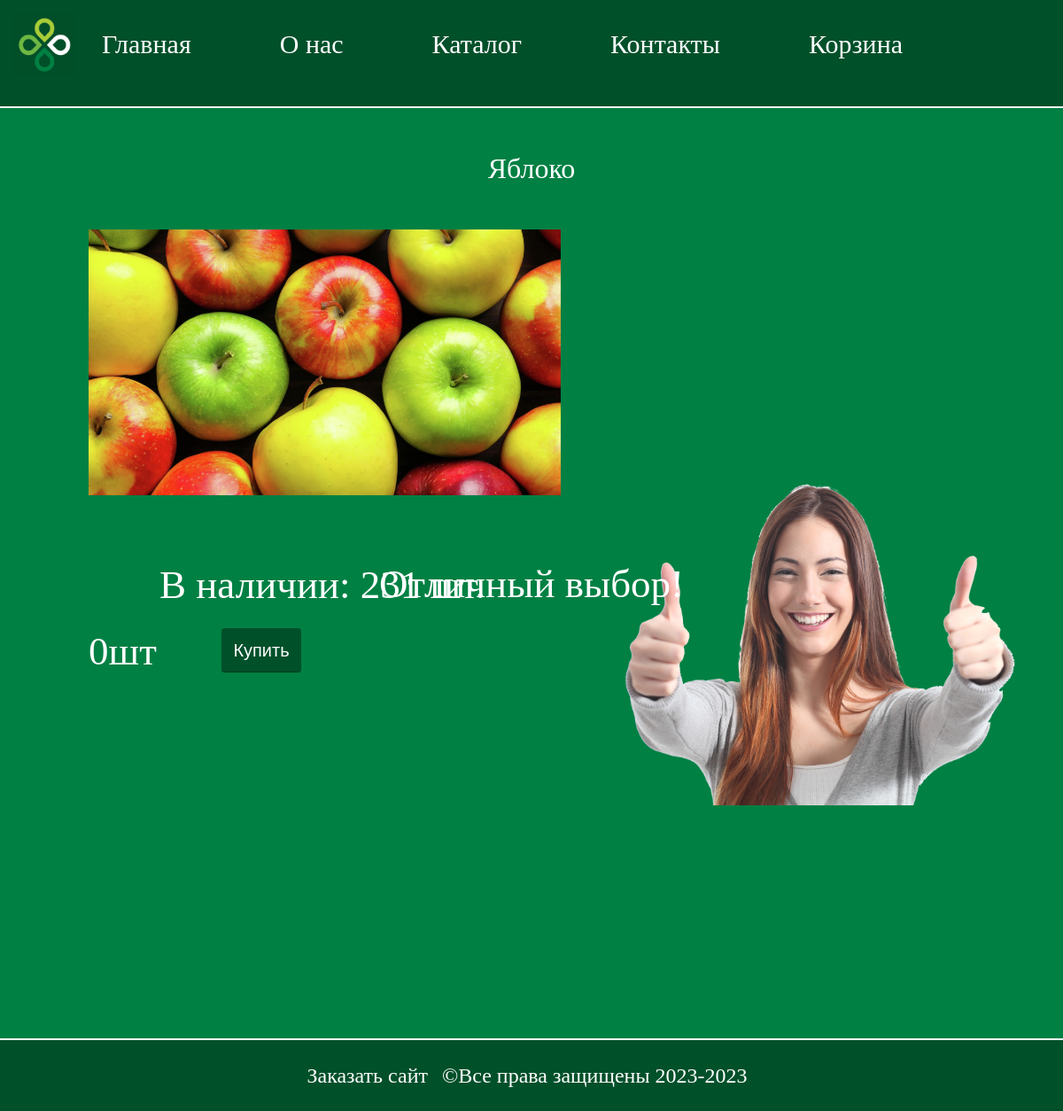
The page /item/yabloko on the database as committed earlier.
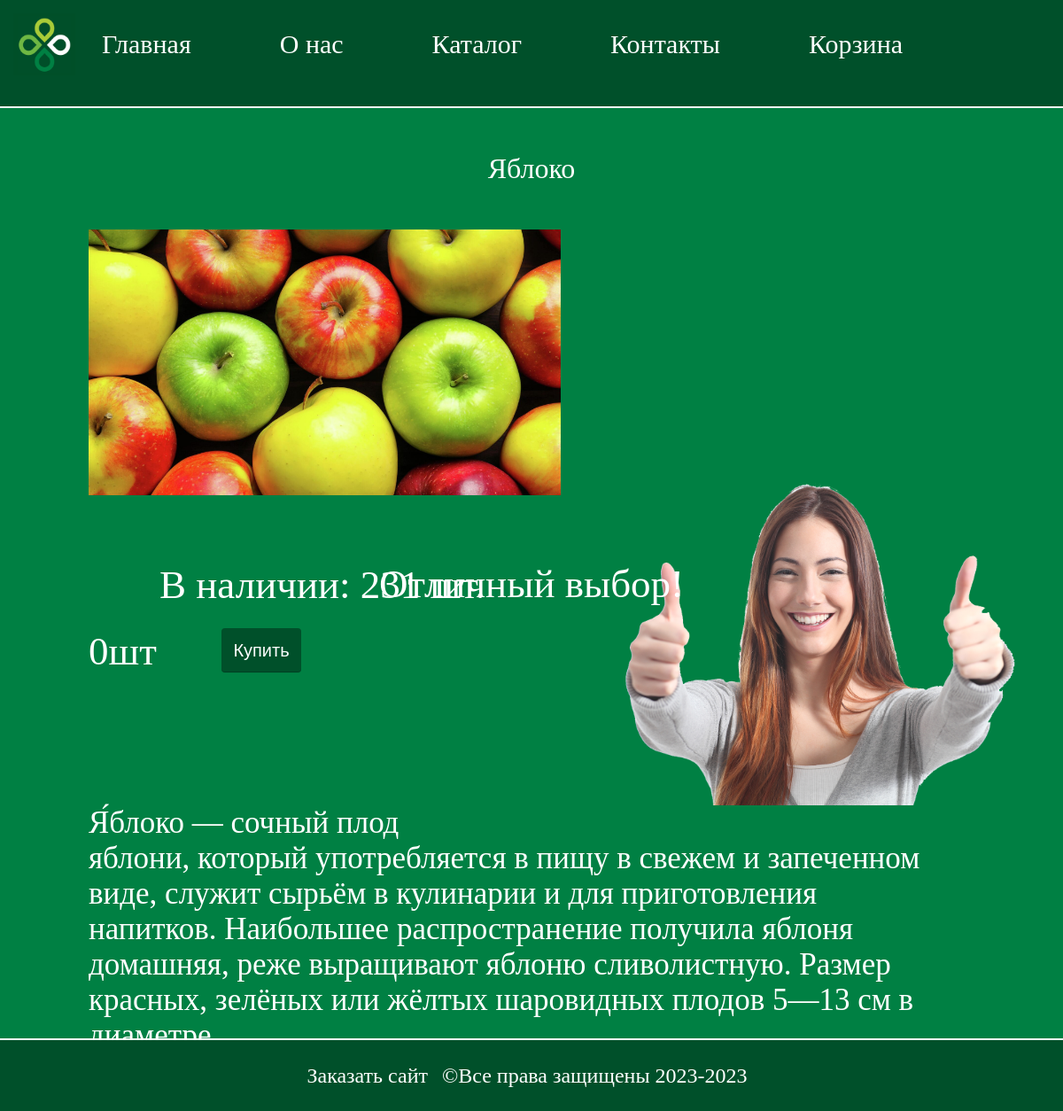
The same page on the database as committed later.
### Perekrestok/models.py (models this page shows, shortened)
class Product(models.Model):
    title = models.CharField(max_length=255, verbose_name="Название")
    price = models.DecimalField(verbose_name="Цена", decimal_places=2, max_digits=10)
    amount = models.IntegerField(verbose_name="Количество")
    picture = models.ImageField(
        upload_to="products",
        verbose_name="Иллюстрация",
        blank=True,
    )
    description = models.TextField(verbose_name="Описание", blank=True)
    slug = models.SlugField(
        max_length=255, unique=True, db_index=True, verbose_name="URL"
    )
    category = models.ForeignKey(
        "Category",
        on_delete=models.CASCADE,
        verbose_name="Категория",
        null=True,
        default=None,
    )
    class Meta:
        verbose_name = "Продукт"
        verbose_name_plural = "Продукты"

### Perekrestok/views.py (the view)
# urls.py: path('item/<slug:item_slug>', show_item, name='show_item'),
def show_item(request: HttpRequest, item_slug):
    product = get_object_or_404(Product, slug=item_slug)
    context = {
        "title": product.title,
        "product": product,
    }
    return render(request, "Perekrestok/show_item.html", context=context)

### Perekrestok/templatetags/page_tags.py (called while the page is built)
@register.simple_tag()
def get_menu():
    site_menu = [
        {'title': 'Главная', 'url_name': 'main'},
        {'title': 'О нас', 'url_name': 'about'},
        {'title': 'Каталог', 'url_name': 'catalog'},
        {'title': 'Контакты', 'url_name': 'contacts'},
        {'title': 'Корзина', 'url_name': 'cart'}
    ]
    return site_menu

### Perekrestok/templates/Perekrestok/show_item.html (shortened to what this page needs)
{% extends 'Perekrestok/base.html' %}
{% block content %}
{% load static %}
<link type="text/css" rel="stylesheet" href="{% static 'Perekrestok/css/show_item.css' %}">
<div class="prod-container">
    <h1 id="product-title">{{product.title}}</h1>
    {% if product.picture %}
    <img class="picture" src=" {{ product.picture.url }}" alt="">
    <div class="buy-div">
        <input class="add-to-cart" type="button" data-id="{{product.pk}}" onclick="AddProductFromShowPage(this)"
            name="buy" value="Купить">
        <h3 id="item-count" data-id="{{product.pk}}" data-count="0" class="item-count">0шт</h3>
        <h3 class="move">В наличии: {{product.amount}} шт.</h3>
    </div>
    <img class="like-picture" src=" {% static 'Perekrestok/img/like2.png' %}" alt="">
    <h2 id="good-choice">Отличный выбор!</h2>
    <p id="prod-desc">{{product.description}}</p>
    {% endif %}
</div>
{% endblock %}

### Perekrestok/templates/Perekrestok/base.html (shortened to what this page needs)
<!DOCTYPE html>
{% load static %}
<html lang="ru">
<head>
    <link type="text/css" rel="stylesheet" href="{% static 'Perekrestok/css/base.css' %}">
    {% load page_tags %}
    {% get_menu as menu %}
</head>
<body>
    <a href="{% url 'main' %}">
        <img src="{% static 'Perekrestok/img/logo.png' %}" alt="logo" id="logo">
    </a>
    <div class="header">
        <ul class="menu">
            {% for el in menu%}
            <li>
                {% if el.url_name == 'cart' %}
                <div class="cart-container" >
                    <a href="{% url el.url_name %}" id="cart">{{el.title}}</a>
                </div>
                {% else %}
                <a href="{% url el.url_name %}">{{el.title}}</a>
                {% endif %}
            </li>
            {% endfor %}
        </ul>
    </div>
    <div class="content">
        {% block content %}
        {% endblock %}
    </div>
    <div class="footer">
        <div>
            <h1 id="rights">
                <a class="author-link" href="https://github.com/zamuragin03" target="_blank">Заказать сайт</a>
                ©Все права защищены 2023-2023
            </h1>
        </div>
    </div>
</body>
</html>

### Perekrestok/static/Perekrestok/css/base.css (style rules this page uses)
* { margin: 0; padding: 0; font: "Fira Sans", sans-serif; font-weight: 200; }
html { background-color: rgba(0, 128, 67, 255); height: 200px; }
.header { background-color: rgba(0, 80, 42, 255); border-bottom: 2px solid white; height: 15vh; position: relative; z-index: 1; }
#logo { position: absolute; height: 70px; background-color: transparent; margin: 15px 15px; z-index: 2; }
body { min-height: auto; }
.menu { height: 15vh; line-height: 100px; margin-left: 15px; color: white; float: left; background-color: transparent; list-style: none; }
.content { min-height: 100vh; }
.menu li { float: left; margin-left: 50px; background-color: transparent; }
.menu li a { color: white; text-decoration: none; }
.menu li { margin-left: 100px; font-size: 30px; display: flex; font-weight: 500; }
.footer { height: 10vh; border-top: 2px solid white; background-color: rgba(0, 80, 42, 255); position: relative; }
#rights, .author-link { font-size: 24px; line-height: 10vh; text-align: center; margin-right: 10px; color: white; font-weight: 100; }
.author-link { text-decoration: none; }
.cart-container { position: relative; z-index: 3; height: 100%; }

### Perekrestok/static/Perekrestok/css/show_item.css (style rules this page uses)
.picture { height: 300px; display: block; max-width: 600px; margin-left: 100px; margin-top: 50px; transition: transform .3s; float: left; }
.like-picture { display: block; float: right; width: 600px; margin-left: 100px; margin-top: -50px; }
#good-choice { position: absolute; height: 100px; margin-top: 400px; line-height: 100px; font-size: 45px; width: 100%; text-align: center; color: white; }
#product-title { color: white; margin-top: 50px; text-align: center; }
#prod-desc { margin-top: 700px; margin-left: 100px; font-size: 35px; width: 80%; color: white; }
.prod-container { height: 1000px; }
.add-to-cart { position: relative; cursor: pointer; display: block; text-align: center; border: 0; height: 50px; width: 90px; color: white; background-color: rgba(0, 80, 42, 255); border-radius: 4px; box-shadow: rgba(0, 0, 0, 0.05) 0px 1px 0px 0px, rgba(0, 0, 0, 0.2) 0px -1px 0px 0px inset; line-height: 40px; margin-left: 250px; font-size: 20px; }
.buy-div { position: absolute; width: 100%; height: 100px; margin-top: 500px;; }
#item-count { color: white; position: absolute; font-size: 45px; margin-left: 100px; margin-top: -50px; }
.move { color: white; position: absolute; font-size: 45px; margin-left: 180px; margin-top: -125px; }

Rows that differ between the two databases and show on the page:
changed Product "Яблоко": description (not shown) → "Я́блоко — сочный плод яблони, который употребляется в пищу в свежем и запеченном виде, служит сырьём в кулинарии и для приготовления напитков. Наибольшее распространение получила яблоня домашняя, реже выращивают яблоню сливолистную. Размер красных, зелёных или жёлтых шаровидных плодов 5—13 см в диаметре."
